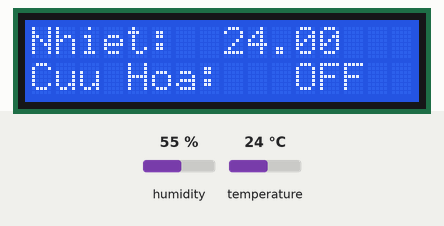
Simulated run of this sketch. Board: Arduino Uno, built with avr-gcc and run on an emulated ATmega328P. Shown: 16×2 character LCD. Inputs (shaded band) come from the test bench; at power-on: temperature 24 °C, humidity 55 %. What the sketch prints to the serial monitor is not drawn.

Above: at 1.8 s.
1.9 s: temperature set to 12 °C
At 3.1 s:
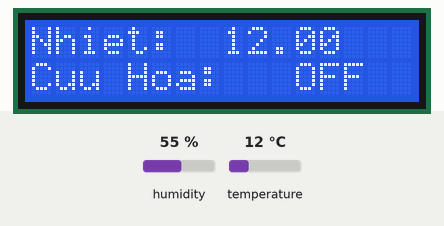
4.6 s: temperature set to 19 °C
At 5.0 s:
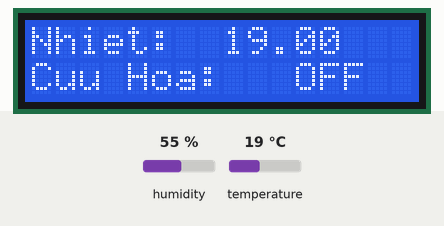
7.3 s: temperature set to 28 °C
At 10.0 s:
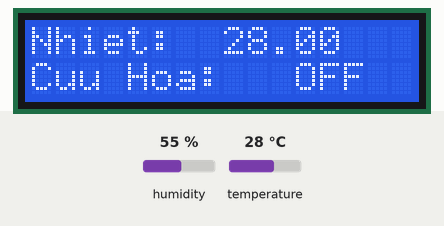
Timing chart, 0 to 11.5 s (numbered marks = the images above; inputs shaded):
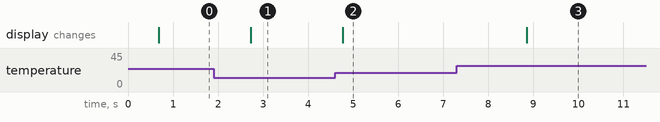

Measured:
- after the input at 1.9 s, the display: changes after 0.82 s (image 1)
- after the input at 4.6 s, the display: changes after 0.17 s (image 2)
- after the input at 7.3 s, the display: changes after 1.6 s (image 3)

The sketch:

baochay.ino
```cpp
 //int qc = 7;
 //int motor = 13;
 //int LedRed = 12;
 //int LedGreen = 11;
 //int loa = 9;


#include <DHT.h>

#include <LiquidCrystal_I2C.h>
LiquidCrystal_I2C lcd(0x3F,16,2);
#define DHTPIN 7
#define DHTTYPE DHT11

DHT dht(DHTPIN, DHTTYPE);//khai bao doi tuong
void setup() {
    dht.begin();// khởi động cảm biến
  Serial.begin(9600);
      lcd.init();                      // initialize the lcd
  // Print a message to the LCD.
  lcd.backlight();

  lcd.begin(16, 2);
  lcd.setCursor(0,1);
//  pinMode(motor, OUTPUT);
 // pinMode(LedRed, OUTPUT);
 // pinMode(LedGreen, OUTPUT);
  delay(500);
  lcd.clear();
  lcd.print("Nhiet:  ");
  lcd.setCursor(0,1);
  lcd.print("Cuu Hoa: ");
}

void loop() {
    float temp = dht.readTemperature();
  lcd.setCursor(8,0);
  lcd.print(temp);
  lcd.setCursor(11,1);
   Serial.println(temp);
// Nhiệt độ > 50
  if (temp > 50 ){
    //digitalWrite(motor, HIGH);
    //digitalWrite(LedRed, LOW);
    //digitalWrite(LedGreen, HIGH);
    lcd.print("ON ");
    //tone (loa,1000,1000);
  }
  else {
//    digitalWrite(motor, LOW);
  //  digitalWrite(LedRed, HIGH);
    //digitalWrite(LedGreen, LOW);
    lcd.print("OFF");
    //noTone (loa);
  }

   delay(1000);
}
```
